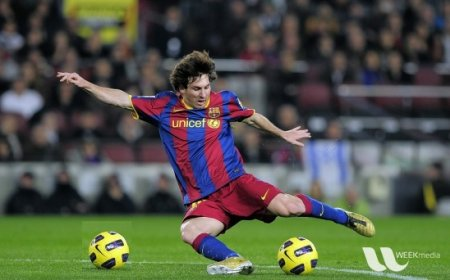
#> input picture resource/messi.jpg, 450 x 280 px, found by its file name
$ python histogramsBackprojection.py
#> lines starting #> are read from the running program, lines starting #| are printed output that depends on the picture; after the words box and inside, x2 and y2 are one past the last pixel; in counts of white or black regions, pixels touching at a corner belong together
# It was proposed by Michael J. Swain , Dana H. Ballard in their paper Indexing via color histograms.

# What is it actually in simple words? It is used for image segmentation or finding objects of interest in an image. In simple words, it creates an image of the same size (but single channel) as that of our input image, where each pixel corresponds to the probability of that pixel belonging to our object. In more simpler worlds, the output image will have our object of interest in more white compared to remaining part. Well, that is an intuitive explanation. (I can’t make it more simpler). Histogram Backprojection is used with camshift algorithm etc.

# How do we do it ? We create a histogram of an image containing our object of interest (in our case, the ground, leaving player and other things). The object should fill the image as far as possible for better results. And a color histogram is preferred over grayscale histogram, because color of the object is more better way to define the object than its grayscale intensity. We then “back-project” this histogram over our test image where we need to find the object, ie in other words, we calculate the probability of every pixel belonging to the ground and show it. The resulting output on proper thresholding gives us the ground alone.

'''
Algorithm in Numpy

1. First we need to calculate the color histogram of both the object we need to find (let it be ‘M’) and the image where we are going to search (let it be ‘I’).

import cv2
import numpy as np
from matplotlib import pyplot as plt

#roi is the object or region of object we need to find
roi = cv2.imread('resource/rose_red.png')
hsv = cv2.cvtColor(roi,cv2.COLOR_BGR2HSV)

#target is the image we search in
target = cv2.imread('resource/rose.png')
hsvt = cv2.cvtColor(target,cv2.COLOR_BGR2HSV)

# Find the histograms using calcHist. Can be done with np.histogram2d also
M = cv2.calcHist([hsv],[0, 1], None, [180, 256], [0, 180, 0, 256] )
I = cv2.calcHist([hsvt],[0, 1], None, [180, 256], [0, 180, 0, 256] )
2. Find the ratio R = \frac{M}{I}. Then backproject R, ie use R as palette and create a new image with every pixel as its corresponding probability of being target. ie B(x,y) = R[h(x,y),s(x,y)] where h is hue and s is saturation of the pixel at (x,y). After that apply the condition B(x,y) = min[B(x,y), 1].

h,s,v = cv2.split(hsvt)
B = R[h.ravel(),s.ravel()]
B = np.minimum(B,1)
B = B.reshape(hsvt.shape[:2])
3. Now apply a convolution with a circular disc, B = D \ast B, where D is the disc kernel.

disc = cv2.getStructuringElement(cv2.MORPH_ELLIPSE,(5,5))
cv2.filter2D(B,-1,disc,B)
B = np.uint8(B)
cv2.normalize(B,B,0,255,cv2.NORM_MINMAX)
4. Now the location of maximum intensity gives us the location of object. If we are expecting a region in the image, thresholding for a suitable value gives a nice result.

ret,thresh = cv2.threshold(B,50,255,0)
That’s it !!
'''

# Backprojection in OpenCV

# OpenCV provides an inbuilt function cv2.calcBackProject(). Its parameters are almost same as the cv2.calcHist() function. One of its parameter is histogram which is histogram of the object and we have to find it. Also, the object histogram should be normalized before passing on to the backproject function. It returns the probability image. Then we convolve the image with a disc kernel and apply threshold. Below is my code and output :

from cv2 import cv2
import numpy as np

img = cv2.imread('resource/messi.jpg')
#> img is the input picture: shape (280, 450, 3); mean B, G, R 72.3, 85.8, 82.3
roi = img.copy()[222:278, 2:77]
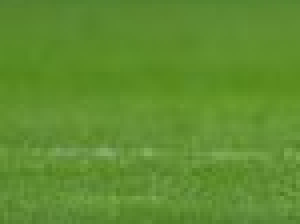
#> roi: shape (56, 75, 3) (shown 4 times larger); mean B, G, R 47.7, 141.7, 95.4

hsv_img = cv2.cvtColor(img, cv2.COLOR_BGR2HSV)
#> hsv_img: shape (280, 450, 3); mean H, S, V 82.6, 86.9, 99.6
hsv_roi = cv2.cvtColor(roi, cv2.COLOR_BGR2HSV)
#> hsv_roi: shape (56, 75, 3); mean H, S, V 44.9, 169.4, 141.7

hist_roi = cv2.calcHist([hsv_roi], [0,1], None, [180,256], [0,180,0,256])
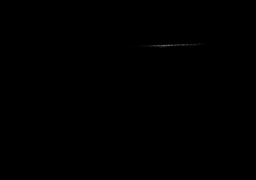
#> hist_roi: shape (180, 256) float32; min 0, max 107, mean 0.1

cv2.normalize(hist_roi, hist_roi, 0 ,255, cv2.NORM_MINMAX)
#> hist_roi: shape (180, 256) float32; 0.5% of pixels changed, all inside (x1, y1, x2, y2) = (106, 43, 206, 48)
backproject = cv2.calcBackProject([hsv_img],[0,1],hist_roi,[0,180,0,256],1)
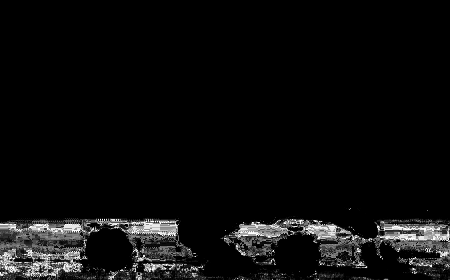
#> backproject: shape (280, 450); min 0, max 255, mean 12.6

# Now convolute with circular disc
disckernel = cv2.getStructuringElement(cv2.MORPH_ELLIPSE,(5,5))
circular = backproject.copy()
cv2.filter2D(backproject, -1, disckernel, circular)

# threshold and binary AND
ret, thresh = cv2.threshold(circular, 50,255,0)
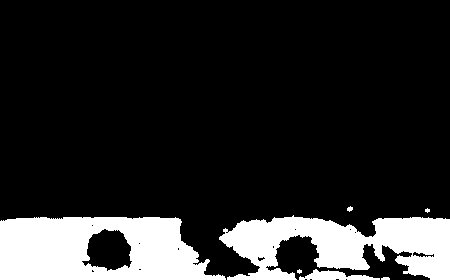
#> thresh: shape (280, 450); 16.2% white; 7 white regions (2 under 20 px), largest, box (x1, y1, x2, y2) and area: (0, 217, 226, 280) 10639, (219, 215, 450, 280) 9247, (299, 269, 380, 280) 475, (347, 206, 353, 212) 24, (381, 277, 390, 280) 24
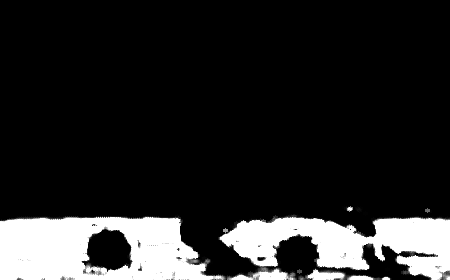
#> circular: shape (280, 450); 17.25% of pixels changed, all inside (x1, y1, x2, y2) = (0, 205, 450, 280)
thresh = cv2.merge((thresh,thresh,thresh))
res = cv2.bitwise_and(img,thresh.copy())
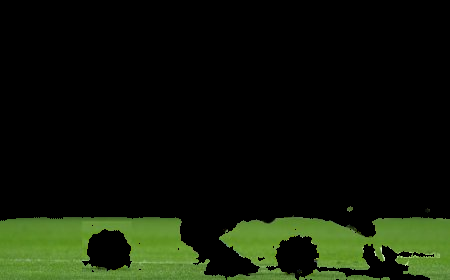
#> res: shape (280, 450, 3); mean B, G, R 8.3, 22.9, 15.7

cv2.imshow('origin', img)
cv2.imshow('roi', roi)
cv2.imshow('back',backproject)
cv2.imshow('circular',circular)
cv2.imshow('thresh',thresh)
cv2.imshow('grass',res)

cv2.waitKey(0)
cv2.destroyAllWindows()

$ run again, with resource/apple.jpg copied over resource/messi.jpg
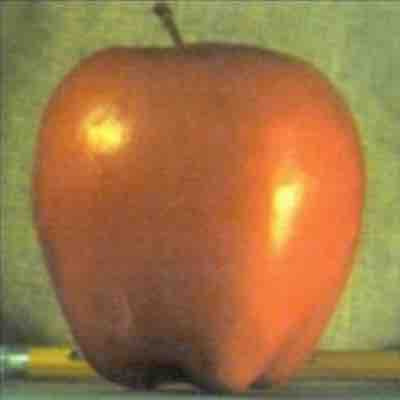
#> input picture resource/apple.jpg, 400 x 400 px, found by its file name
#> img is the input picture: shape (400, 400, 3); mean B, G, R 69.5, 117.6, 158.2
#> hsv_img: shape (400, 400, 3); mean H, S, V 20.6, 137.2, 161.2
#> hsv_roi: shape (56, 75, 3); mean H, S, V 23.1, 123.1, 140.1
#> `ret, thresh = cv2.threshold(circular, 50,255,0)`:
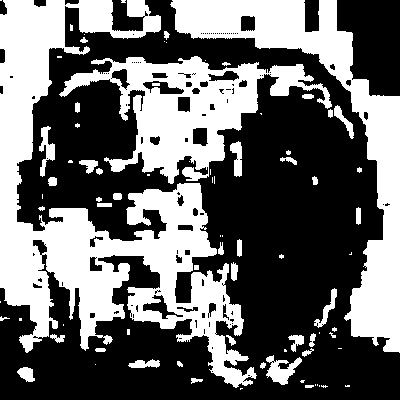
#> thresh: shape (400, 400); 40.8% white; 82 white regions (39 under 20 px), largest, box (x1, y1, x2, y2) and area: (0, 0, 257, 388) 32246, (170, 0, 400, 353) 16344, (59, 56, 332, 184) 12705
#> `res = cv2.bitwise_and(img,thresh.copy())`:
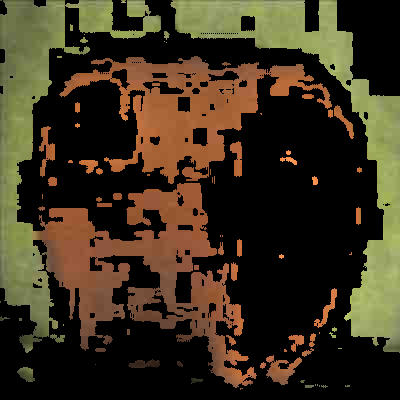
#> res: shape (400, 400, 3); mean B, G, R 29.8, 49, 59.9

$ run again, with resource/box_in_scene.jpg copied over resource/messi.jpg
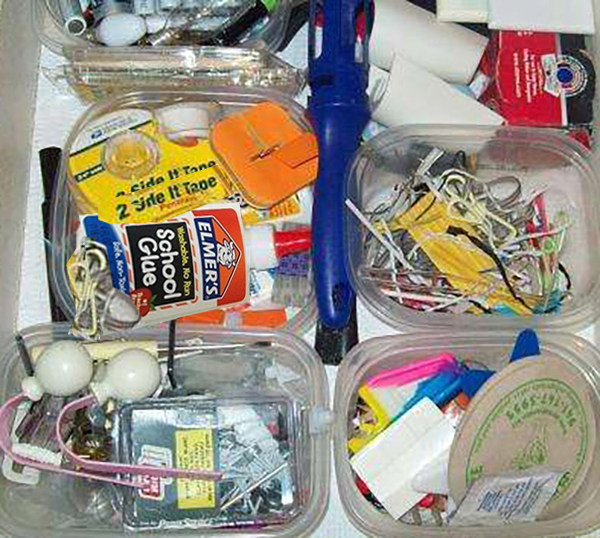
#> input picture resource/box_in_scene.jpg, 600 x 538 px, found by its file name
#> img is the input picture: shape (538, 600, 3); mean B, G, R 132.4, 142.6, 150.4
#> hsv_img: shape (538, 600, 3); mean H, S, V 62.5, 64.7, 161.3
#> hsv_roi: shape (56, 75, 3); mean H, S, V 65.2, 28.6, 161.7
#> `ret, thresh = cv2.threshold(circular, 50,255,0)`:
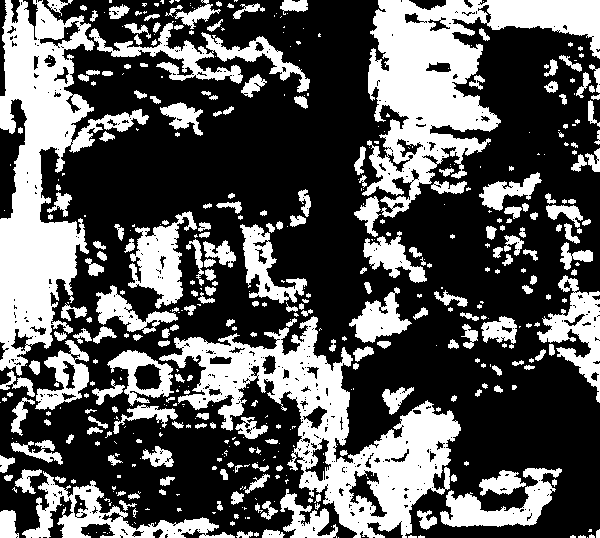
#> thresh: shape (538, 600); 35% white; 493 white regions (265 under 20 px), largest, box (x1, y1, x2, y2) and area: (0, 0, 149, 376) 20572, (159, 316, 461, 538) 20203, (362, 0, 600, 218) 19719
#> `res = cv2.bitwise_and(img,thresh.copy())`:
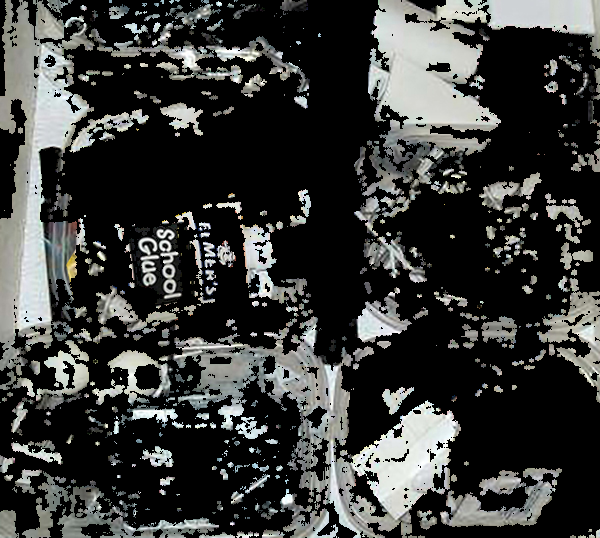
#> res: shape (538, 600, 3); mean B, G, R 57.9, 59.5, 58.3
